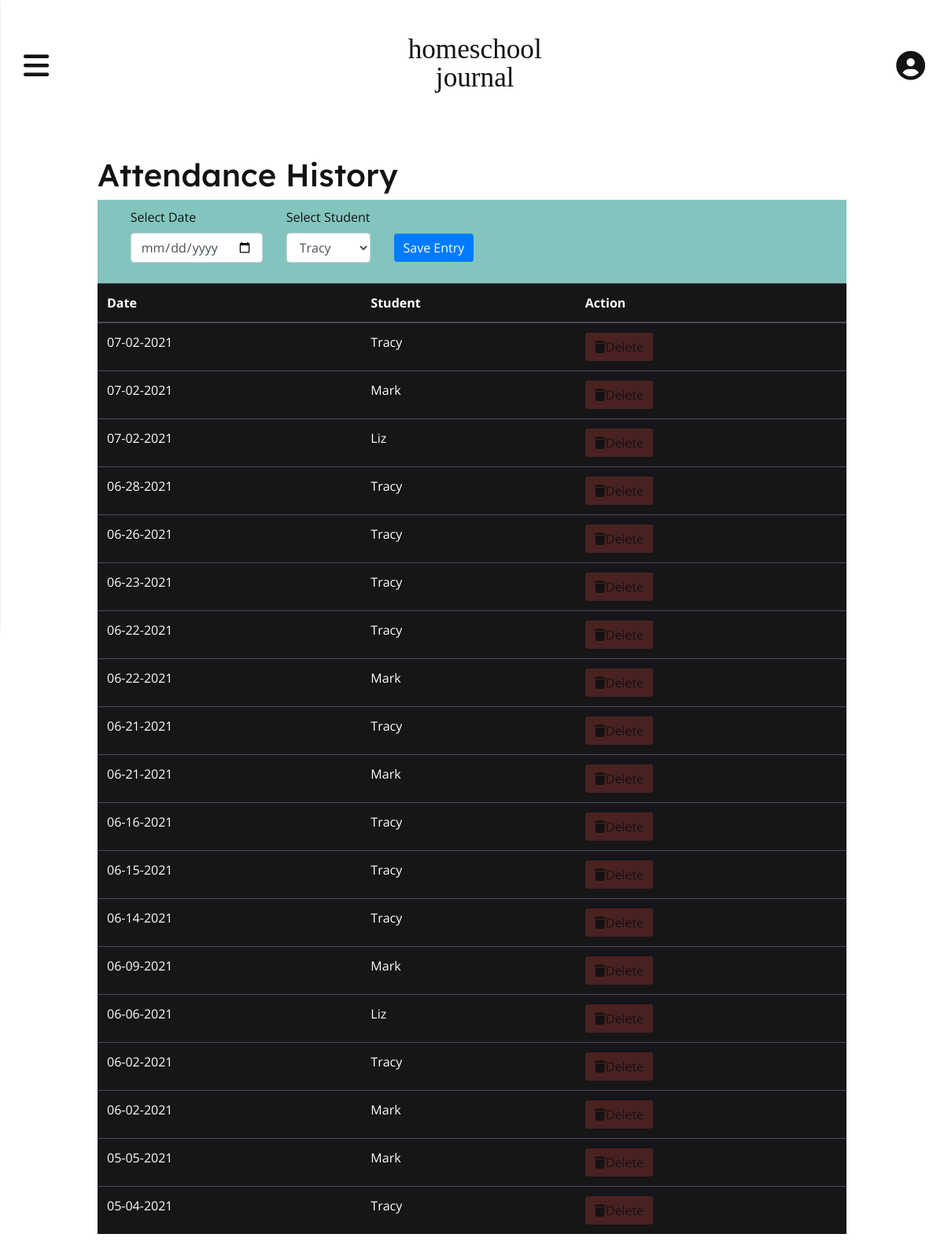
The app's page /attendance (signed in), older data.
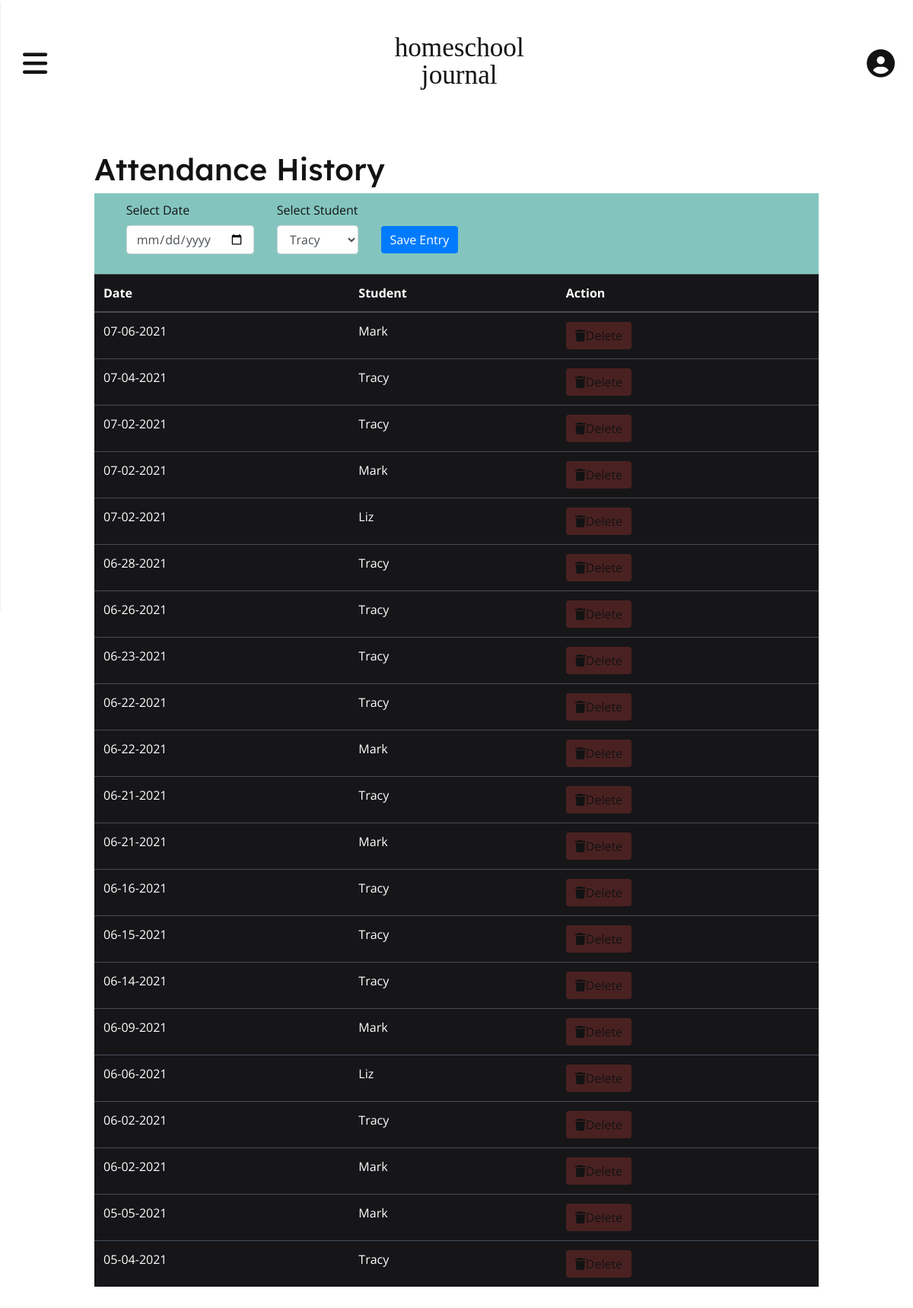
The same page, newer data.
### app/models.py (models this page shows, shortened)
class Attendance(db.Model):
    id = db.Column(db.Integer, primary_key=True)
    user_id = db.Column(db.Integer, db.ForeignKey('user.id'), index=True)
    attendance_date = db.Column(db.String(64), index=True)
    student_id = db.Column(db.Integer, db.ForeignKey('student.id'))

class Student(db.Model):
    id = db.Column(db.Integer, primary_key=True)
    student_name = db.Column(db.String(64), index=True)
    user_id = db.Column(db.Integer, db.ForeignKey('user.id'))
    attendance = db.relationship('Attendance', backref='student', lazy='dynamic')
    activities = db.relationship('Activity', backref='student', lazy='dynamic')
    def __str__(self):
        return self.student_name

### app/routes.py (the view, shortened to what this page needs)
@app.route('/attendance', methods=('GET', 'POST'))
@login_required
def attend():
    attendance_records = current_user.attendance.order_by(Attendance.attendance_date.desc()).all()
    students = current_user.students
    form = AddAttendanceForm()
    form.student.choices = students
    return render_template('attend.html', attendance_records=attendance_records, form=form)

### app/forms.py
class AddAttendanceForm(FlaskForm):
    attendance_date = DateField('Select Date', format='%Y-%m-%d')
    student = SelectField(u'Select Student', choices=[])
    submit = SubmitField('Save Entry')

### app/__init__.py (called while the page is built)
@app.template_filter()
def datetime_format_filter(value, format='%m-%d-%Y'):
    return value.strftime(format)

@app.template_filter()
def string_to_datetime_filter(value):
    return datetime.strptime(value, '%Y-%m-%d')

### app/models.py (called while the page is built)
@login.user_loader
def load_user(id):
    return User.query.get(int(id))

### app/templates/attend.html (shortened to what this page needs)
{% extends 'base.html' %}
{% block content %}
    <div>
        <h1>Attendance History</h1>
        <div id="log-container">
            <div class="formwrapper" id="log-attendance">
                <form method="POST" action="/attendance" class="form" role="form" id="log-attendance-form" novalidate>
                    <div class="form-group">
                        {{ form.attendance_date.label }}
                        {{ form.attendance_date(class_='form-control') }}
                    </div>
                    <div class="form-group">
                        {{ form.student.label }}
                        {{ form.student(class_='form-control') }}
                    </div>
                    <p>{{ form.submit(class_='btn btn-primary') }}</p>
                </form>
            </div>
        </div>
        <table class="table table-hover table-dark">
            <thead>
                <tr>
                    <th>Date</th>
                    <th>Student</th>
                    <th>Action</th>
                </tr>
            </thead>
            <tbody>
                {% for record in attendance_records %}
                <tr>
                    <td>{{ record.attendance_date | string_to_datetime_filter | datetime_format_filter }}</td>
                    <td>{{ record.student }}</td>
                    <td><a href="{{ url_for('delete_attendance', id=record.id) }}" class="btn btn-delete btn-xs" onclick="return confirm('Are you sure you want to delete?')"><i class="fas fa-trash"></i>Delete</a></td>
                </tr>
                {% endfor %}
            </tbody>
        </table>
    </div>
{% endblock %}

### app/templates/base.html (shortened to what this page needs)
<!DOCTYPE html>
<html lang="en">
    <head>
        <link rel="stylesheet" href="https://stackpath.bootstrapcdn.com/bootstrap/4.3.1/css/bootstrap.min.css">
        <link rel="stylesheet" href="{{ url_for('static', filename='style.css') }}">
        <link rel="stylesheet" href="https://unpkg.com/bootstrap-table@1.18.2/dist/bootstrap-table.min.css">
    </head>
    <body>
      <div class="container-main">
        <header class="header-main">
          <nav class="navbar-custom">
            <button class="navbar-icon navbar-toggle" id="navbarOpen" type="button" aria-controls="navbarPanel" aria-expanded="false" aria-label="Toggle navigation">
              <i class="fas fa-bars"></i>
            </button>
            <h1 class="navbar-logo"><a class="navbar-logo-text" href="{{ url_for('index') }}">homeschool </br>journal</a></h1>
            <a href="{{ url_for ('profile') }}" class="navbar-icon navbar-profile">
              <i class="fas fa-user-circle"></i>
            </a>
          </nav>
        </header>
        <div class ="container">
            {% block content %} {% endblock %}
        </div>
      </div>
    </body>
</html>

### app/static/style.css (style rules this page uses)
:root { --black: #131313; --white: #FFFFFF; --bg-light: #EBF6F2; --bg-navbar: #DEDBFE; --bg-dark: #167973; --bg-activity-display: hsla(245, 100%, 95%, 0.9); --bg-completed: hsla(160, 36%, 88%, 1); --bg-notcompleted: hsla(246, 91%, 65%, 0.21); --completed-color: hsla(176, 69%, 28%, 1); --notcompleted-color: hsla(246, 54%, 53%, 1); --content-bg-light: #D7ECE5; --attendance-bg:#FBE6CC; --link-color: #6354F7; --link-hover-color: #872CA7; --highlight-color: #6354F7; --btn-bright: #FE6146; --btn-bright-hover: #C84832; --btn-activity-display: hsla(246, 91%, 65%, 1); --btn-activity-display-hover: hsla(246, 91%, 55%, 1); --btn-bg-color-light: #C7C4E3; --btn-edit: hsla(33, 85%, 89%, 1); --btn-details: hsla(220, 78%, 89%, 1); --btn-delete: hsla(3, 56%, 49%, 0.3); --btn-edit-hover: hsla(33, 85%, 79%, 1); --btn-details-hover: hsla(220, 78%, 79%, 1); --btn-delete-hover: hsla(3, 66%, 42%, 0.4); --alert-color: rgba(196, 61, 55, 0.3); --header-icon-hover-color: #872CA7; --border-light: #D7DADD; }
*, *:before, *:after { box-sizing: border-box; }
p { margin: 0; padding: 0; }
body { margin: 0; padding: 0; background-color: var(--white); color: #131313; font-family: 'Open Sans', sans-serif; font-weight: 400; }
a { text-decoration:none; color: var(--link-color); cursor: pointer; }
h1, h2, h3, h4 { font-family: "Lexend Deca", serif; }
.container { width: 100%; max-width: 1000px; margin: 0 auto; padding: 2em 1.5em; }
.form { max-width: 600px; }
@media screen and (min-width: 968px) { .form { max-width: 500px; margin-top: 0em; } }
.btn { border: unset; cursor: pointer; }
.btn-delete { background-color: var(--btn-delete); color: var(--black); }
.header-main { position: relative; }
.navbar-custom { padding: 2.7em 1.5em; display: flex; justify-content: space-between; align-items: center; }
.navbar-logo { text-align: center; line-height: 0.8em; }
.navbar-logo-text { font-family: 'Zilla Slab', serif; font-size: 2.2rem; color: #131313; }
.navbar-icon { background: #131313; color: #131313; border: unset; background: unset; font-size: 2.3rem; }
#log-container { background-color: #83c5be; padding: 10px; margin: 0 auto; }
#log-attendance { margin: 0 auto; }
#log-attendance-form { display: flex; justify-content: center; }
#log-attendance-form div { margin-right: 30px; }
#log-attendance-form p { margin-top: 33px; }
.table-dark { background-color: #161619; color: #FFFFFF; }

Row changes from the older to the newer data that the page shows:
added Attendance: attendance_date "07-06-2021", student "Mark"
added Attendance: attendance_date "07-04-2021", student "Tracy"
